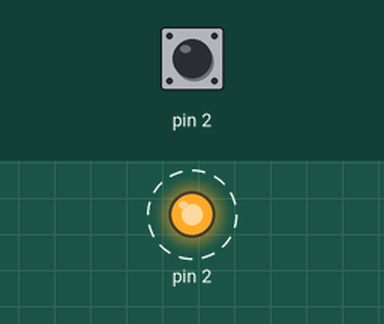
Recording of a sketch running on a simulated Arduino Uno, built with avr-gcc and run on an emulated ATmega328P. On the bench: output pins drawn as LEDs (lit = HIGH). Dashed ring = blinking. The inputs (shaded band) are chosen by the test bench; at power-on: pin 2 HIGH.

Above: at 0.5 s.
Timing chart, 0 to 3.0 s (numbered marks = the images above):
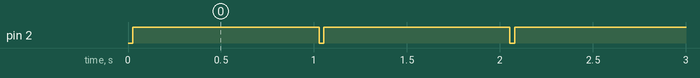

The sketch:

sketch.ino
```cpp
// (licence header left out)
#include <stdio.h>

unsigned long utime_last = 0;
enum {SHT11_ACK, SHT11_DATA} sht11_state = SHT11_ACK;
unsigned char sht11_bit_idx = 0;
unsigned char sht11_data_list[5];
unsigned char sht11_ready = 0;

void setup() {
    Serial.begin(9600);

    pinMode(2, INPUT);
    attachInterrupt(0, sht11_read_callback, FALLING);
}

void loop() {
    //TODO: Remove delays:
    pinMode(2, OUTPUT);
    digitalWrite(2, HIGH);
    delay(1);
    digitalWrite(2, LOW);
    delay(25);
    digitalWrite(2, HIGH);
    pinMode(2, INPUT);
    delay(1000);

    if (sht11_ready) {
        char str_buf[255];
        sprintf(str_buf, "hum=%d.%d,temp=%d.%d\n",
                sht11_data_list[0], sht11_data_list[1],
                sht11_data_list[2], sht11_data_list[3]);
        Serial.write(str_buf);
        sht11_ready = 0;
    }
}


void sht11_read_callback() {
    //TODO:XXX: Account for overflow after ~70 Minutes:
    unsigned long utime_cur = micros();
    unsigned long utime_diff = utime_cur - utime_last;
    utime_last = utime_cur;

    //Reset if the delay is too long or the ready flag has not been cleared:
    if (utime_diff > 200 || sht11_ready == 1) {
        sht11_state = SHT11_ACK;
        return;
    }

    unsigned char bit_value = utime_diff > 100;

    switch (sht11_state) {
        case SHT11_ACK:
            //Start of transmission:
            sht11_state = SHT11_DATA;
            sht11_data_list[0] = 0;
            sht11_data_list[1] = 0;
            sht11_data_list[2] = 0;
            sht11_data_list[3] = 0;
            sht11_data_list[4] = 0;
            sht11_bit_idx = 0;
            break;
        case SHT11_DATA:
            //Proces a single bit:
            sht11_data_list[sht11_bit_idx / 8] |= bit_value << 7 - (sht11_bit_idx % 8);
            sht11_bit_idx++;
            if (sht11_bit_idx == 40) {
                //Ok, all data has been received:
                sht11_ready = 1;
                sht11_state = SHT11_ACK;
            }
            break;
    }
}
```

Measured:
- by itself, pin 2: alternates HIGH for 1.0 s and LOW for 0.03 s
